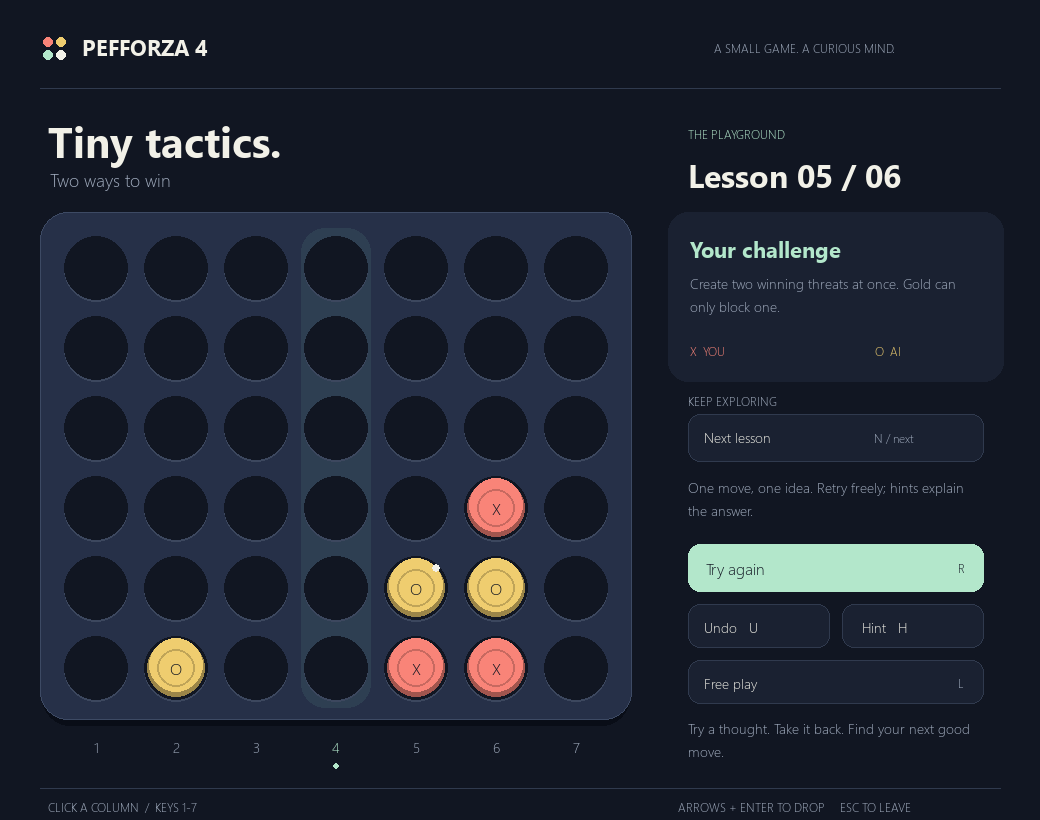
#> input picture assets/pefforza-lessons.png, 1040 x 820 px
$ python -i board_detector.py   (imports and definitions only)
#> lines starting #> are read from the running program, lines starting #| are printed output that depends on the picture; after the words box and inside, x2 and y2 are one past the last pixel; in counts of white or black regions, pixels touching at a corner belong together
#> further down, picture is the input picture: shape (820, 1040, 3); mean B, G, R 49.9, 37.1, 31.4
"""Webcam-based Connect 4 board detector.

The detector takes a perspective-corrected crop of the physical board and
classifies each cell as empty / red / yellow using HSV color thresholds.

Two steps that used to be manual are automatic:

* **board localization** - :func:`locate_board` finds the 6x7 lattice of
  holes in the blue frame and returns the four corners of the playing area,
  so calibration is a single key press (clicking the corners still works);
* **color adaptation** - :meth:`BoardDetector.adapt_colors` re-fits the HSV
  thresholds to the current lighting from a board state the validator has
  already accepted, and only commits the new profile if it reproduces that
  state exactly.

Color convention is: ``1 = Red``, ``2 = Yellow`` (vision view). Translate to
the model's perspective with :func:`pefforza.rules.swap_perspective` if the AI
is playing yellow.
"""

from __future__ import annotations

from collections.abc import Iterable, Iterator, Sequence
from dataclasses import dataclass, field
from typing import Any

import cv2
import numpy as np
from numpy.typing import NDArray

from pefforza.constants import COLS, ROWS

HsvRange = tuple[NDArray[Any], NDArray[Any]]

# HSV color thresholds. Tunable via ColorProfile; the defaults match a typical
# indoor lighting setup. Red wraps around the H axis so we keep two ranges.
_DEFAULT_RED_RANGES: tuple[HsvRange, ...] = (
    (np.array([0, 70, 70]), np.array([12, 255, 255])),
    (np.array([165, 70, 70]), np.array([180, 255, 255])),
)
_DEFAULT_YELLOW_RANGE: HsvRange = (np.array([18, 70, 70]), np.array([45, 255, 255]))

# Fraction of cell pixels that must match a color to count as occupied.
_FILL_THRESHOLD = 0.30
# Inset applied to each cell ROI to ignore frame edges.
_CELL_MARGIN_FRAC = 0.20

# Board frame color for automatic localization (typical blue Connect 4 frame).
_BOARD_BLUE_RANGE: HsvRange = (np.array([90, 80, 40]), np.array([135, 255, 255]))

# Bounds used when re-fitting thresholds to the observed tokens.
_MIN_HUE_HALF_WIDTH = 6
_MAX_HUE_HALF_WIDTH = 20
_MIN_SV_FLOOR = 40
_MAX_SV_FLOOR = 160
# Pixels this unsaturated inside a token cell are glare or edges, not token.
_TOKEN_PIXEL_MIN_SAT = 50
_MIN_TOKEN_PIXELS = 20


@dataclass
class ColorProfile:
    """HSV thresholds used to classify cells (OpenCV hue scale 0-180)."""

    red_ranges: tuple[HsvRange, ...] = field(default_factory=lambda: _DEFAULT_RED_RANGES)
    yellow_range: HsvRange = field(default_factory=lambda: _DEFAULT_YELLOW_RANGE)
    fill_threshold: float = _FILL_THRESHOLD

    # [7 lines left out: function pixel_counts, not called in this run]


class BoardDetector:
    """Detects a 6x7 Connect 4 board from a calibrated webcam feed."""

    # [89 lines left out: functions __init__, calibrate, set_corners, not called in this run]

    def _click_event(self, event, x, y, flags, param) -> None:  # noqa: ARG002
        if event == cv2.EVENT_LBUTTONDOWN and len(self.points) < 4:
            self.points.append((int(x), int(y)))

    @staticmethod
    def _order_points(points: Sequence[Sequence[float]] | NDArray[Any]) -> NDArray[np.float32]:
        """Sort points into canonical [TL, TR, BR, BL] regardless of click order.

        Uses the standard sum/diff trick:
        * Top-left has the smallest ``x + y``
        * Bottom-right has the largest ``x + y``
        * Top-right has the smallest ``y - x``
        * Bottom-left has the largest ``y - x``

        This makes calibration tolerant of users who click corners in any
        rotation: the resulting perspective warp always orients with the
        physical top edge as warped ``y=0``, so column-number overlays and
        AR arrows always appear above the board, never on the side. With
        more than four points it returns the four extreme ones.
        """
        pts = np.asarray(points, dtype=np.float32).reshape(-1, 2)
        s = pts.sum(axis=1)
        diff = pts[:, 1] - pts[:, 0]
        tl = pts[int(np.argmin(s))]
        br = pts[int(np.argmax(s))]
        tr = pts[int(np.argmin(diff))]
        bl = pts[int(np.argmax(diff))]
        return np.array([tl, tr, br, bl], dtype=np.float32)

    # --------------------------------------------------------- Frame analysis
    # [179 lines left out: functions _cell_rois, classify_board_image, cell_confidences, process_frame, _classify_cell, adapt_colors and 4 more, not called in this run]


# ------------------------------------------------------------------ helpers
def _sv_floor(values: NDArray[Any]) -> int:
    """Saturation/value floor just below the dimmest typical token pixel."""
    return int(np.clip(np.percentile(values, 5) - 15, _MIN_SV_FLOOR, _MAX_SV_FLOOR))


# [28 lines left out: functions _hue_band, _wrapped_hue_ranges, not called in this run]


def locate_board(
    frame: NDArray[Any], blue_range: HsvRange = _BOARD_BLUE_RANGE
) -> NDArray[np.float32] | None:
    """Find the playing area of a blue 6x7 board in a BGR ``frame``.

    The holes of the frame (empty or holding a token) are the non-blue
    blobs enclosed by the board's blue outline. Their centers form a 6x7
    lattice; the lattice spanned by the four corner holes, extended by half
    a cell, gives the corners of the playing area - independent of how wide
    the frame's margins or stand are. Returns ``[TL, TR, BR, BL]`` corners,
    or None if no board is confidently found (the lattice must explain the
    detected holes); callers then fall back to manual corner clicks.
    """
#> called with blue_range = ([90, 80, 40], [135, 255, 255])
    hsv = cv2.cvtColor(frame, cv2.COLOR_BGR2HSV)
#> hsv: shape (820, 1040, 3); mean H, S, V 107.8, 122.5, 52.7
    mask = cv2.inRange(hsv, *blue_range)
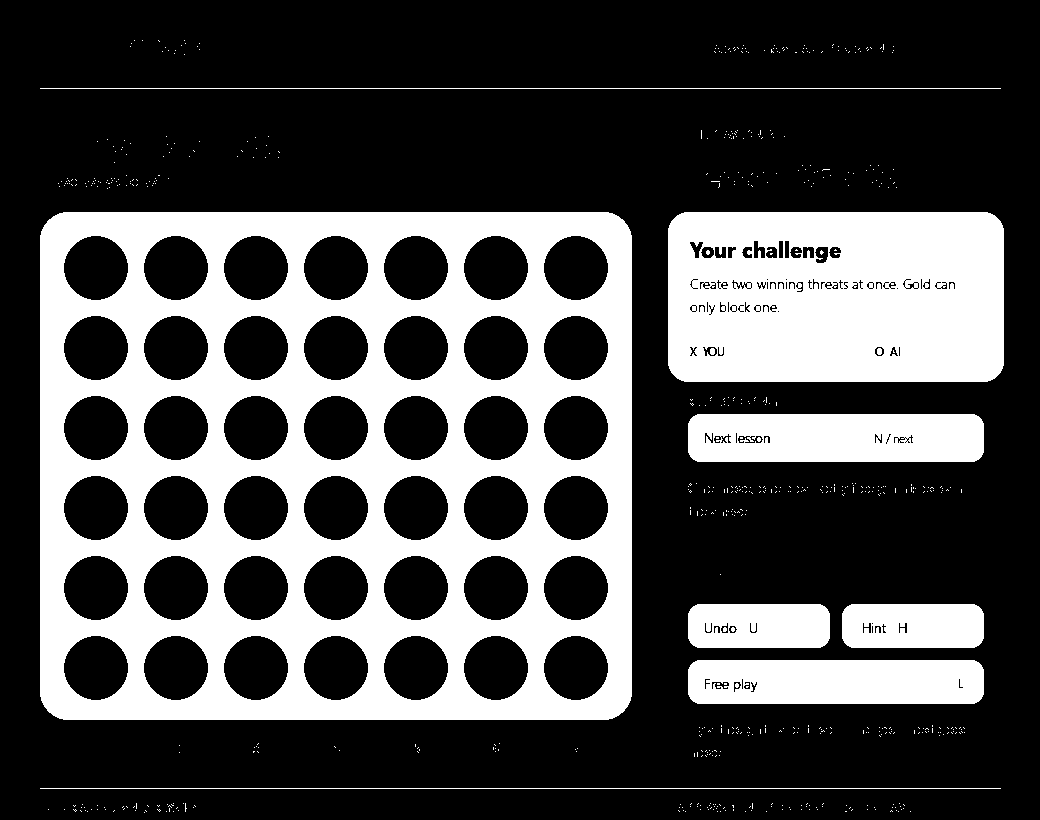
#> mask: shape (820, 1040); 30.8% white; 655 white regions (645 under 20 px), largest, box (x1, y1, x2, y2) and area: (40, 212, 632, 720) 166647, (668, 212, 1004, 382) 54321, (688, 414, 984, 462) 13721
    mask = cv2.morphologyEx(mask, cv2.MORPH_OPEN, np.ones((3, 3), np.uint8))
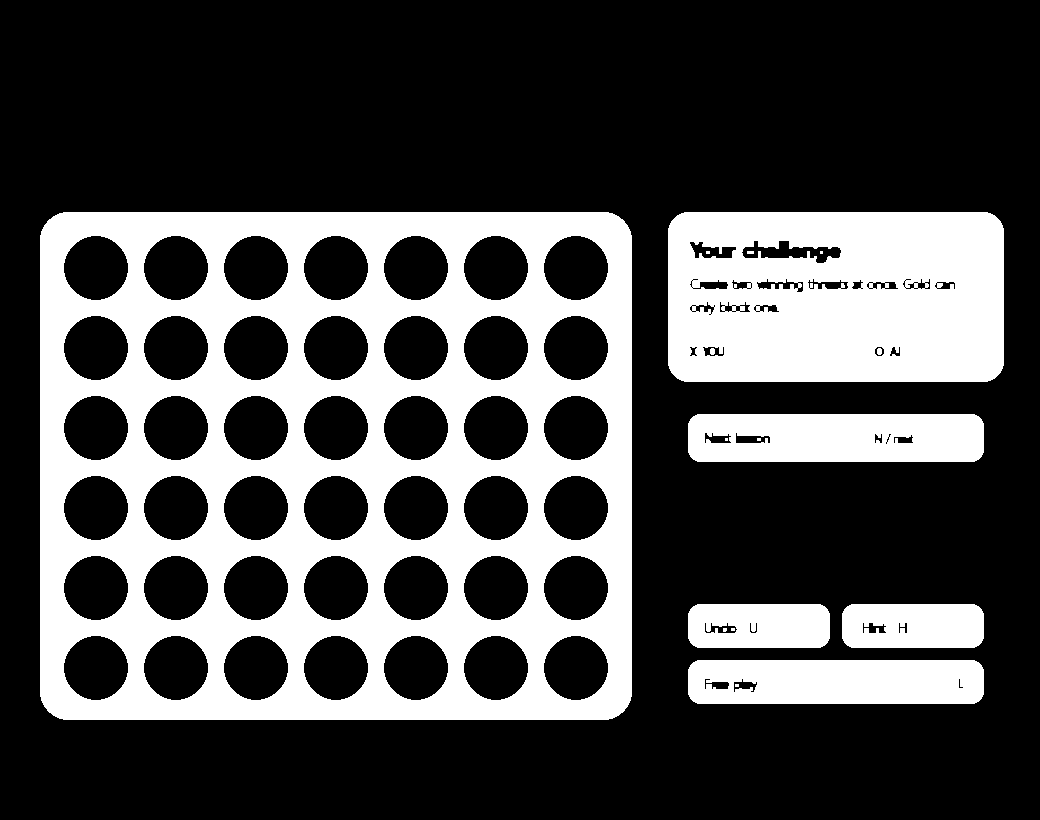
#> mask: shape (820, 1040); 30.3% white; 16 white regions (7 under 20 px)
    contours, hierarchy = cv2.findContours(mask, cv2.RETR_CCOMP, cv2.CHAIN_APPROX_SIMPLE)
#> contours = 123 contours, 38 with area under 20; largest, box (x1, y1, x2, y2) and area: (40, 212, 632, 720) 298973, (668, 212, 1004, 382) 56271, (688, 414, 984, 462) 13743, (688, 660, 984, 704) 12563, (842, 604, 984, 648) 5941
    if hierarchy is None or not contours:
        return None
    links = hierarchy[0]
#> links = 123 rows, first 6: [1, -1, -1, -1], [5, 0, 2, -1], [3, -1, -1, 1], [4, 2, -1, 1], [-1, 3, -1, 1], [6, 1, -1, -1]

    outer = [i for i, link in enumerate(links) if link[3] == -1]
#> outer = [0, 1, 5, 6, 7, 10, 13, 14, 15, 23, 24, 25, 26, 27, 28, 80]
    board_idx = max(outer, key=lambda i: cv2.contourArea(contours[i]))
#> board_idx = 80
    board_area = cv2.contourArea(contours[board_idx])
#> board_area = 298973
    if board_area < 0.03 * frame.shape[0] * frame.shape[1]:
        return None

    # Holes: round children of the board outline, no larger than a cell.
    centers: list[tuple[float, float]] = []
    areas: list[float] = []
    for i, link in enumerate(links):
        if link[3] != board_idx:
            continue
        area = cv2.contourArea(contours[i])
        perimeter = cv2.arcLength(contours[i], True)
        if not (board_area / 400 < area < board_area / (ROWS * COLS)) or perimeter == 0:
            continue
        if 4 * np.pi * area / perimeter**2 < 0.6:
            continue
        m = cv2.moments(contours[i])
        centers.append((m["m10"] / m["m00"], m["m01"] / m["m00"]))
        areas.append(area)
#> this loop made 123 passes
#> link on passes 1 to 12: [1, -1, -1, -1], [5, 0, 2, -1], [3, -1, -1, 1], [4, 2, -1, 1], [-1, 3, -1, 1], [6, 1, -1, -1], [7, 5, -1, -1], [10, 6, 8, -1], [9, -1, -1, 7], [-1, 8, -1, 7], [13, 7, 11, -1], [12, -1, -1, 10]
#> after the loop, areas = 42 values, max 3266.5 at index 9, min 3265 at index 0, mean 3265; centers = 42 pairs, first value 95.5 to 575.5, second value 267.5 to 667.5
    min_holes = int(0.85 * ROWS * COLS)
    if len(centers) < min_holes:
        return None
    sizes = np.array(areas)
#> sizes has the same summary as areas
    typical = sizes[np.abs(sizes - np.median(sizes)) < 0.6 * np.median(sizes)]
#> typical has the same summary as areas
    pts = np.array(centers, dtype=np.float32)[np.isin(sizes, typical)]
#> pts has the same summary as centers
    if len(pts) < min_holes:
        return None

    corner_holes = BoardDetector._order_points(pts)
#> in _order_points, `pts = np.asarray(points, dtype=np.float32).reshape(-1, 2)`: pts has the same summary as centers in locate_board
#> in _order_points, `s = pts.sum(axis=1)`: s = 42 values, max 1243 at index 0, min 363 at index 41, mean 803
#> in _order_points, `diff = pts[:, 1] - pts[:, 0]`: diff = 42 values, max 572 at index 6, min -308 at index 35, mean 132
#> in _order_points, `tl = pts[int(np.argmin(s))]`: tl = [95.5, 267.5]
#> in _order_points, `br = pts[int(np.argmax(s))]`: br = [575.5, 667.5]
#> in _order_points, `tr = pts[int(np.argmin(diff))]`: tr = [575.5, 267.5]
#> in _order_points, `bl = pts[int(np.argmax(diff))]`: bl = [95.5, 667.5]
#> corner_holes = [[95.5, 267.5], [575.5, 267.5], [575.5, 667.5], [95.5, 667.5]]
    ideal = np.array(
        [[0.5, 0.5], [COLS - 0.5, 0.5], [COLS - 0.5, ROWS - 0.5], [0.5, ROWS - 0.5]],
        dtype=np.float32,
    )
    lattice = cv2.getPerspectiveTransform(ideal, corner_holes)
#> lattice = [[80, -1.83e-15, 55.5], [-1.51e-14, 80, 227.5], [-2.37e-17, -2.96e-18, 1]]

    # Verify: the lattice must predict the detected holes (rejects clutter
    # and partial boards that merely happen to have four extreme blobs).
    grid_pts = np.array(
        [[[c + 0.5, r + 0.5] for r in range(ROWS) for c in range(COLS)]], dtype=np.float32
    )
    predicted = cv2.perspectiveTransform(grid_pts, lattice)[0]
#> predicted has the same summary as centers
    pitch = float(np.linalg.norm(corner_holes[1] - corner_holes[0])) / (COLS - 1)
#> pitch = 80
    dists = np.linalg.norm(predicted[:, None, :] - pts[None, :, :], axis=2)
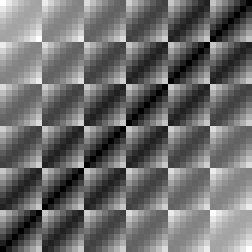
#> dists: shape (42, 42) float32 (shown 6 times larger); min 0, max 624.8, mean 268; drawn with min black and max white
    tolerance = 0.3 * pitch
#> tolerance = 24
    if (dists.min(axis=1) < tolerance).sum() < min_holes or (dists.min(axis=0) >= tolerance).any():
        return None

    corners = np.array([[[0, 0], [COLS, 0], [COLS, ROWS], [0, ROWS]]], dtype=np.float32)
    return cv2.perspectiveTransform(corners, lattice)[0].astype(np.float32)

>>> import cv2
>>> picture = cv2.imread('../../assets/pefforza-lessons.png')
>>> result = locate_board(picture)
#> result = [[55.5, 227.5], [615.5, 227.5], [615.5, 707.5], [55.5, 707.5]]

$ run again, on assets/structure.png
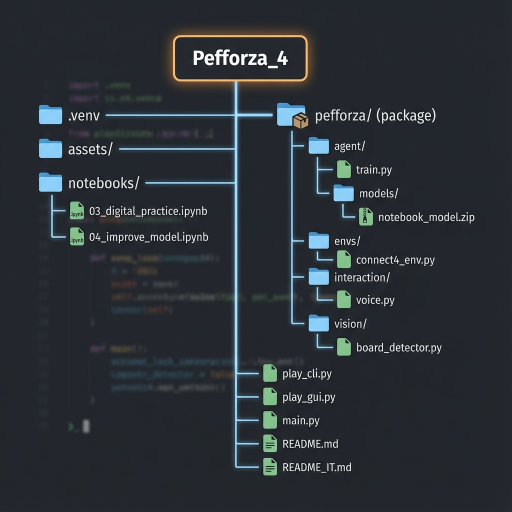
#> input picture assets/structure.png, 1024 x 1024 px (shown at 1/2 size)
#> picture is the input picture: shape (1024, 1024, 3); mean B, G, R 54.5, 48.3, 43
#> hsv: shape (1024, 1024, 3); mean H, S, V 106.1, 59.6, 55.7
#> in locate_board, `mask = cv2.inRange(hsv, *blue_range)`:
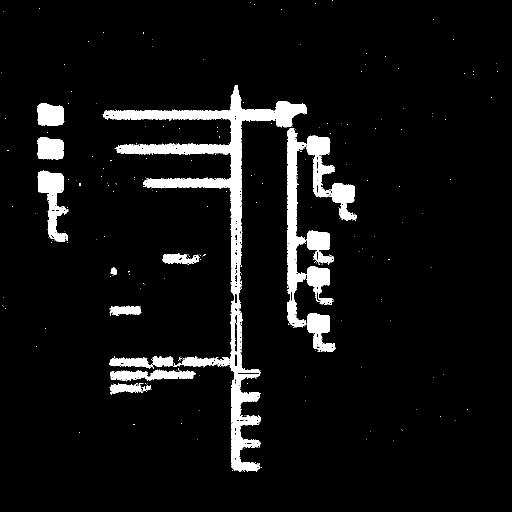
#> mask: shape (1024, 1024) (shown at 1/2 size); 6.3% white; 348 white regions (329 under 20 px), largest, box (x1, y1, x2, y2) and area: (205, 170, 613, 944) 32977, (574, 256, 714, 704) 15030, (75, 341, 137, 484) 3826
#> in locate_board, `mask = cv2.morphologyEx(mask, cv2.MORPH_OPEN, np.ones((3, 3), np.uint8))`:
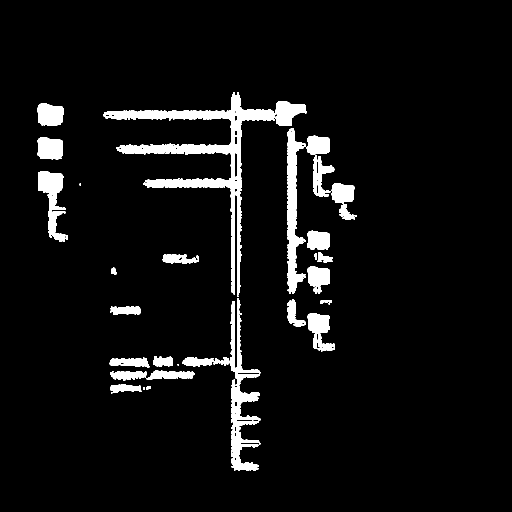
#> mask: shape (1024, 1024) (shown at 1/2 size); 5.8% white; 39 white regions (9 under 20 px)
#> contours = 101 contours, 52 with area under 20; largest, box (x1, y1, x2, y2) and area: (207, 184, 613, 590) 18897, (365, 596, 521, 942) 7821, (574, 256, 612, 588) 5541, (76, 342, 131, 476) 2586, (615, 626, 670, 703) 2141
#> links = 101 rows, first 6: [1, -1, -1, -1], [2, 0, -1, -1], [3, 1, -1, -1], [5, 2, 4, -1], [-1, -1, -1, 3], [6, 3, -1, -1]
#> outer = 39 values from 0 to 78
#> board_idx = 78
#> board_area = 18897
